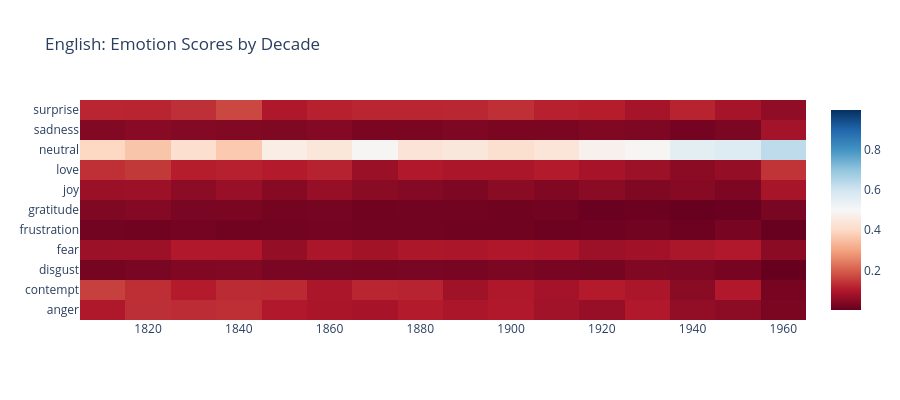
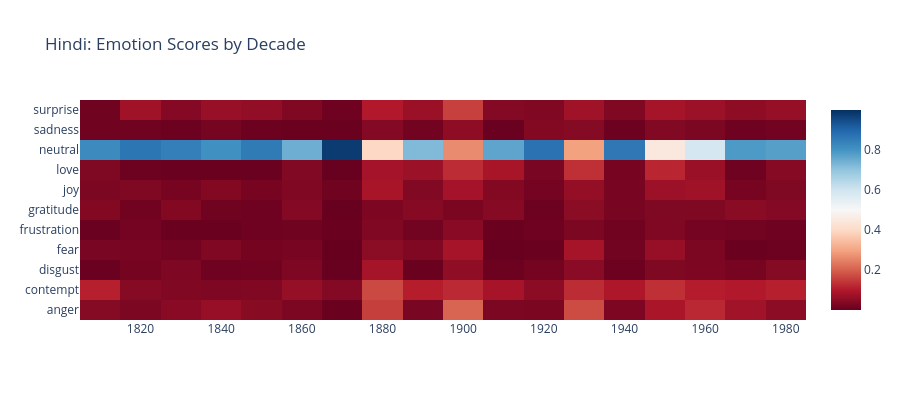
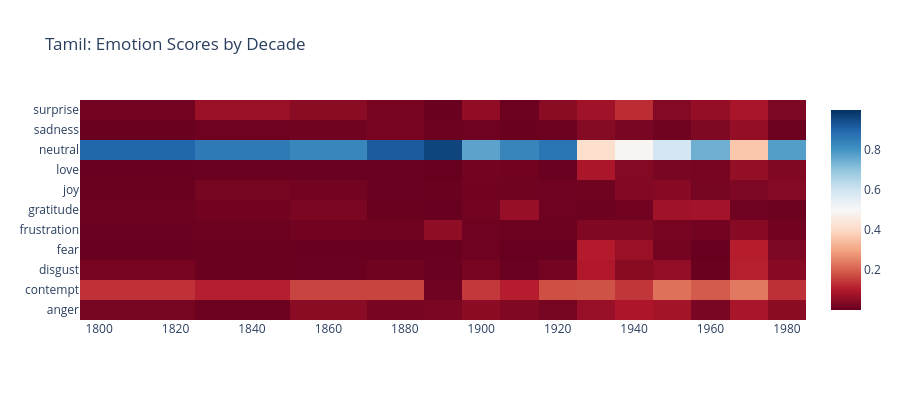

Source (notebook cell) for these figures, in order:
### Code cell
# Heatmap of emotions by decade for each language
def plot_emotion_heatmap(decade_df, title):
    if decade_df is None:
        return
    
    fig = go.Figure(data=go.Heatmap(
        z=decade_df[EMOTION_LABELS].T,
        x=decade_df['decade'],
        y=EMOTION_LABELS,
        colorscale='RdBu',
        zmid=0.5
    ))
    fig.update_layout(title=f'{title}: Emotion Scores by Decade', height=400)
    fig.show()

if english_decade is not None:
    plot_emotion_heatmap(english_decade, 'English')
if hindi_decade is not None:
    plot_emotion_heatmap(hindi_decade, 'Hindi')
if tamil_decade is not None:
    plot_emotion_heatmap(tamil_decade, 'Tamil')

### Figure 1 — Plotly figure (JSON) as saved in the notebook; plotly's stock layout.template omitted (floating-point values rounded to 4 significant figures; data arrays with more than 128 entries replaced by an {"elided": "..."} marker saying what was removed)
{"data": [{"colorscale": [[0, "rgb(103,0,31)"], [0.1, "rgb(178,24,43)"], [0.2, "rgb(214,96,77)"], [0.3, "rgb(244,165,130)"], [0.4, "rgb(253,219,199)"], [0.5, "rgb(247,247,247)"], [0.6, "rgb(209,229,240)"], [0.7, "rgb(146,197,222)"], [0.8, "rgb(67,147,195)"], [0.9, "rgb(33,102,172)"], [1, "rgb(5,48,97)"]], "type": "heatmap", "x": [1810, 1820, 1830, 1840, 1850, 1860, 1870, 1880, 1890, 1900, 1910, 1920, 1930, 1940, 1950, 1960], "y": ["anger", "contempt", "disgust", "fear", "frustration", "gratitude", "joy", "love", "neutral", "sadness", "surprise"], "z": {"elided": "11x16 float values"}, "zmid": 0.5}], "layout": {"height": 400, "title": {"text": "English: Emotion Scores by Decade"}}}

### Figure 2 — Plotly figure (JSON) as saved in the notebook; plotly's stock layout.template omitted (floating-point values rounded to 4 significant figures; data arrays with more than 128 entries replaced by an {"elided": "..."} marker saying what was removed)
{"data": [{"colorscale": [[0, "rgb(103,0,31)"], [0.1, "rgb(178,24,43)"], [0.2, "rgb(214,96,77)"], [0.3, "rgb(244,165,130)"], [0.4, "rgb(253,219,199)"], [0.5, "rgb(247,247,247)"], [0.6, "rgb(209,229,240)"], [0.7, "rgb(146,197,222)"], [0.8, "rgb(67,147,195)"], [0.9, "rgb(33,102,172)"], [1, "rgb(5,48,97)"]], "type": "heatmap", "x": [1810, 1820, 1830, 1840, 1850, 1860, 1870, 1880, 1890, 1900, 1910, 1920, 1930, 1940, 1950, 1960, 1970, 1980], "y": ["anger", "contempt", "disgust", "fear", "frustration", "gratitude", "joy", "love", "neutral", "sadness", "surprise"], "z": {"elided": "11x18 float values"}, "zmid": 0.5}], "layout": {"height": 400, "title": {"text": "Hindi: Emotion Scores by Decade"}}}

### Figure 3 — Plotly figure (JSON) as saved in the notebook; plotly's stock layout.template omitted (floating-point values rounded to 4 significant figures; data arrays with more than 128 entries replaced by an {"elided": "..."} marker saying what was removed)
{"data": [{"colorscale": [[0, "rgb(103,0,31)"], [0.1, "rgb(178,24,43)"], [0.2, "rgb(214,96,77)"], [0.3, "rgb(244,165,130)"], [0.4, "rgb(253,219,199)"], [0.5, "rgb(247,247,247)"], [0.6, "rgb(209,229,240)"], [0.7, "rgb(146,197,222)"], [0.8, "rgb(67,147,195)"], [0.9, "rgb(33,102,172)"], [1, "rgb(5,48,97)"]], "type": "heatmap", "x": [1810, 1840, 1860, 1880, 1890, 1900, 1910, 1920, 1930, 1940, 1950, 1960, 1970, 1980], "y": ["anger", "contempt", "disgust", "fear", "frustration", "gratitude", "joy", "love", "neutral", "sadness", "surprise"], "z": {"elided": "11x14 float values"}, "zmid": 0.5}], "layout": {"height": 400, "title": {"text": "Tamil: Emotion Scores by Decade"}}}
